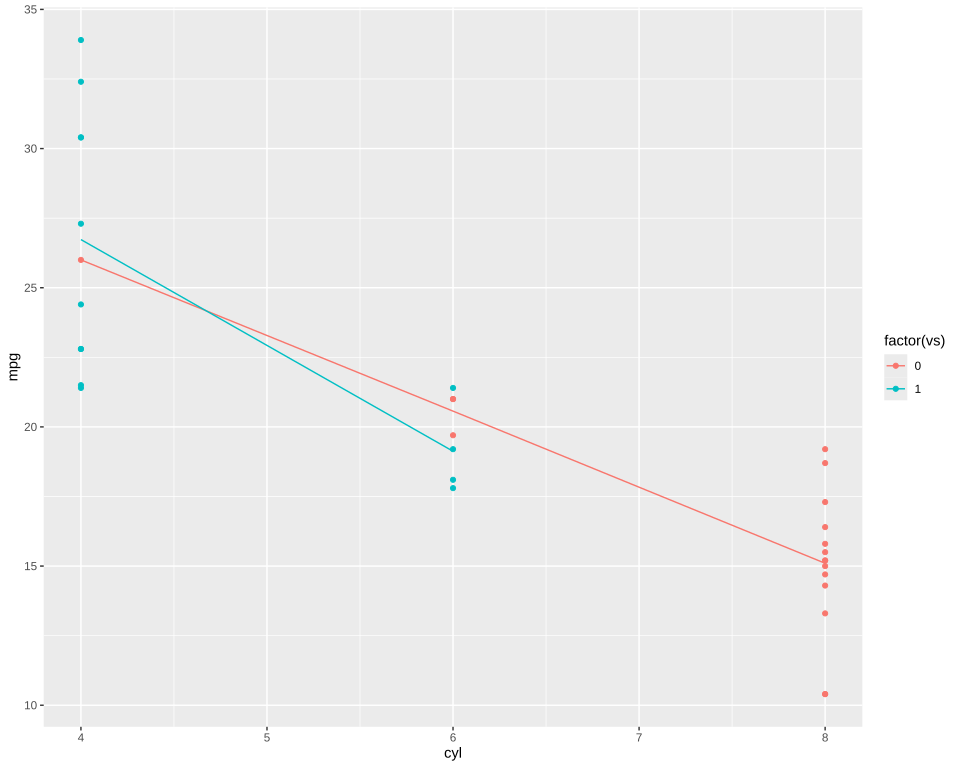

This chart was generated by the following R code:
# The plot test/golden/summary_line.svg draws, drawn by ggplot2 itself, as ggplot2's own visual tests
# draw their snapshots: the independent check on that golden whenever it changes. The suite never
# runs this; it needs R, ggplot2 and vdiffr, saved as the Docker image giggly-r:ggplot2-4.0.3. From
# the repository's root:
#
#   docker run --rm -v "$PWD/test/golden":/golden:ro giggly-r:ggplot2-4.0.3 \
#     Rscript /golden/summary_line.R > summary_line.ggplot2.svg
#
# and compare the two drawings element by element, as test/golden/point.R does.
#
# The reference page's means joined by a line for each engine shape, a colour per group.
# First checked with ggplot2 4.0.3 and vdiffr 1.0.9: every element and clip path matches, the x
# axis drawn before the y as in test/golden/point.R.

library(ggplot2)

plot <- ggplot(mtcars, aes(cyl, mpg, colour = factor(vs))) +
  geom_point() +
  stat_summary(fun = mean, geom = "line") +
  theme_gray()

file <- tempfile(fileext = ".svg")
vdiffr::write_svg(plot, file)
cat(readLines(file), sep = "\n")
